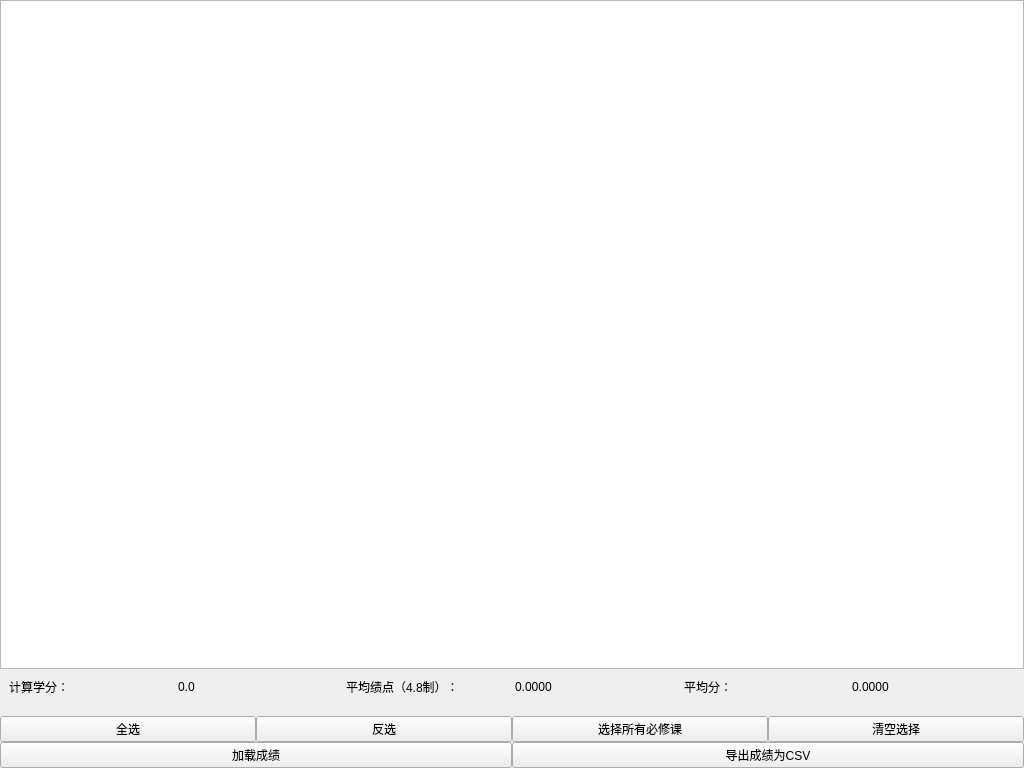
<?xml version="1.0" encoding="UTF-8"?>
<ui version="4.0">
 <class>GPACalc</class>
 <widget class="QWidget" name="GPACalc">
  <property name="geometry">
   <rect>
    <x>0</x>
    <y>0</y>
    <width>1024</width>
    <height>768</height>
   </rect>
  </property>
  <property name="windowTitle">
   <string>东南大学绩点计算器</string>
  </property>
  <property name="styleSheet">
   <string notr="true">font: 11pt &quot;Microsoft YaHei UI&quot;;</string>
  </property>
  <layout class="QVBoxLayout" name="verticalLayout">
   <property name="spacing">
    <number>0</number>
   </property>
   <property name="leftMargin">
    <number>0</number>
   </property>
   <property name="topMargin">
    <number>0</number>
   </property>
   <property name="rightMargin">
    <number>0</number>
   </property>
   <property name="bottomMargin">
    <number>0</number>
   </property>
   <item>
    <widget class="QTableView" name="gpaViewer">
     <property name="selectionMode">
      <enum>QAbstractItemView::NoSelection</enum>
     </property>
     <attribute name="horizontalHeaderStretchLastSection">
      <bool>true</bool>
     </attribute>
    </widget>
   </item>
   <item>
    <widget class="QWidget" name="horizontalWidget_2" native="true">
     <layout class="QHBoxLayout" name="horizontalLayout_3">
      <property name="bottomMargin">
       <number>20</number>
      </property>
      <item>
       <widget class="QLabel" name="label_4">
        <property name="text">
         <string>计算学分：</string>
        </property>
       </widget>
      </item>
      <item>
       <widget class="QLabel" name="totalXF">
        <property name="text">
         <string>0.0</string>
        </property>
       </widget>
      </item>
      <item>
       <widget class="QLabel" name="label_2">
        <property name="text">
         <string>平均绩点（4.8制）：</string>
        </property>
       </widget>
      </item>
      <item>
       <widget class="QLabel" name="averageGPA">
        <property name="text">
         <string>0.0000</string>
        </property>
       </widget>
      </item>
      <item>
       <widget class="QLabel" name="label_5">
        <property name="text">
         <string>平均分：</string>
        </property>
       </widget>
      </item>
      <item>
       <widget class="QLabel" name="averageScore">
        <property name="text">
         <string>0.0000</string>
        </property>
       </widget>
      </item>
     </layout>
    </widget>
   </item>
   <item>
    <layout class="QHBoxLayout" name="horizontalLayout_2" stretch="0,0,0,0">
     <property name="spacing">
      <number>0</number>
     </property>
     <property name="leftMargin">
      <number>0</number>
     </property>
     <item>
      <widget class="QPushButton" name="selectAll">
       <property name="text">
        <string>全选</string>
       </property>
      </widget>
     </item>
     <item>
      <widget class="QPushButton" name="selectInv">
       <property name="text">
        <string>反选</string>
       </property>
      </widget>
     </item>
     <item>
      <widget class="QPushButton" name="selectContemp">
       <property name="text">
        <string>选择所有必修课</string>
       </property>
      </widget>
     </item>
     <item>
      <widget class="QPushButton" name="clear">
       <property name="text">
        <string>清空选择</string>
       </property>
      </widget>
     </item>
    </layout>
   </item>
   <item>
    <layout class="QHBoxLayout" name="horizontalLayout">
     <item>
      <widget class="QPushButton" name="loadBtn">
       <property name="text">
        <string>加载成绩</string>
       </property>
      </widget>
     </item>
     <item>
      <widget class="QPushButton" name="export2CSV">
       <property name="text">
        <string>导出成绩为CSV</string>
       </property>
      </widget>
     </item>
    </layout>
   </item>
  </layout>
 </widget>
 <resources/>
 <connections>
  <connection>
   <sender>loadBtn</sender>
   <signal>clicked()</signal>
   <receiver>GPACalc</receiver>
   <slot>gpaLoader()</slot>
   <hints>
    <hint type="sourcelabel">
     <x>199</x>
     <y>284</y>
    </hint>
    <hint type="destinationlabel">
     <x>199</x>
     <y>149</y>
    </hint>
   </hints>
  </connection>
 </connections>
 <slots>
  <slot>gpaLoader()</slot>
 </slots>
</ui>
